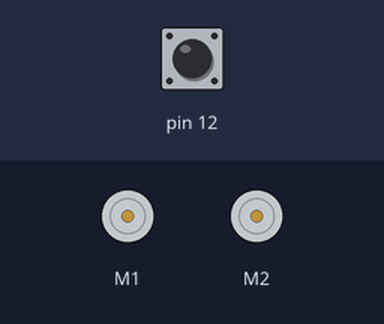
A sketch run on a simulated Arduino Uno, built with avr-gcc and run on an emulated ATmega328P. Shown: 2 × DC motor (green arrow = forward, orange = backward, longer = faster). Inputs (shaded band) come from the test bench; at power-on: pin 12 HIGH.

Above: at 1.2 s.
1.3 s: pin 12 pulled LOW for 0.15 s
At 2.1 s:
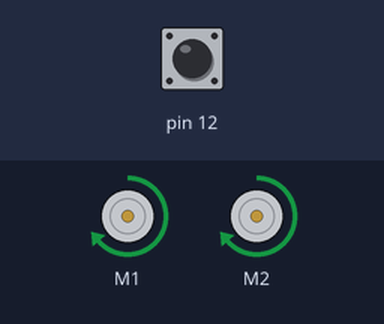
At 3.8 s:
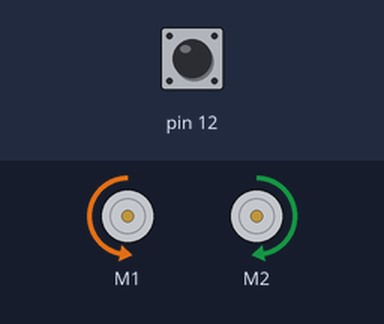
4.4 s: pin 12 pulled LOW for 3.2 s
Timing chart, 0 to 14.3 s (numbered marks = the images above; inputs shaded):
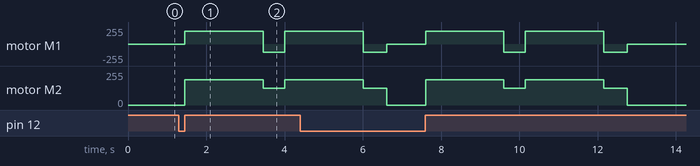

Measured:
- after the input at 1.3 s, motor M1: stopped → forward 191/255 after 0.16 s, → backward 127/255 2.0 s later, → forward 191/255 0.55 s later; motor M2: stopped → forward 191/255 after 0.16 s, → forward 127/255 2.0 s later, → forward 191/255 0.55 s later

The sketch:

robotrotation.ino
```cpp
#include <ZumoMotors.h>
#include <Pushbutton.h>

#include <Wire.h>
#include <ZumoShield.h>
ZumoMotors silniki;
Pushbutton przycisk(ZUMO_BUTTON);


void setup() {
  // put your setup code here, to run once:

}

void loop() {

silniki.setSpeeds(0,0); // zatrzymaj robota
przycisk.waitForButton(); // czekaj na wciśnięcie przycisku


silniki.setSpeeds(300,300);
delay(2000);

silniki.setSpeeds(-200,200);
delay(550);

silniki.setSpeeds(300,300);
delay(2000);

silniki.setSpeeds(-200,200);
delay(600);
}
```
